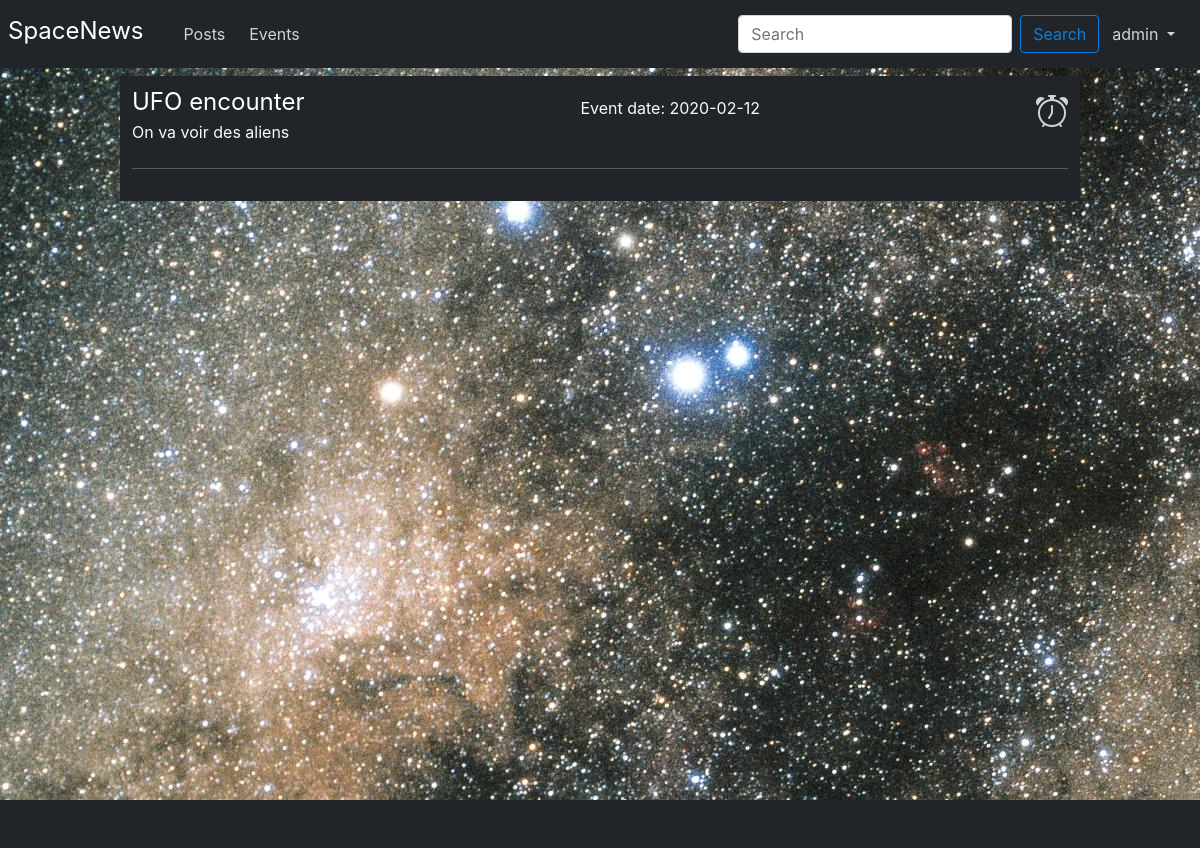
/events (signed in), run on the app's committed database.
### tables this page shows
CREATE TABLE Role(
   id_role INTEGER PRIMARY KEY AUTOINCREMENT,
   role_name TEXT
);

CREATE TABLE Events(
   id_event INTEGER PRIMARY KEY AUTOINCREMENT,
   title_event TEXT NOT NULL,
   content_event TEXT,
   event_date DATETIME NOT NULL
);

### main.py (the view)
@main.route('/events')
def events():
    co = get_db_connection()
    cur = co.cursor()
    cur.execute("SELECT * FROM Events ORDER BY event_date")
    events = cur.fetchall()
    co.close()
    return render_template('events.html', events=events)

### __init__.py (called while the page is built)
def get_db_connection():
    conn = sqlite3.connect('project/database.db')
    conn.row_factory = sqlite3.Row
    return conn

def get_perm(right):
    co = get_db_connection()
    cur = co.cursor()
    cur.execute("SELECT rights_name FROM Users NATURAL JOIN Role NATURAL JOIN Posses NATURAL JOIN RIGHTS WHERE email=?",
                (session.get('email'),))
    rights = cur.fetchall()
    co.close()
    for r in rights:
        print(r[0])
        if r[0] == right:
            return True
    return False

def get_role(need_role):
    co = get_db_connection()
    cur = co.cursor()
    cur.execute("SELECT role_name FROM Users NATURAL JOIN Role WHERE email=?",
                (session.get('email'),))
    role = cur.fetchone()
    co.close()
    if role and role[0] == need_role:
        return True
    else:
        return False

def event_follow(id_event):
    co = get_db_connection()
    cur = co.cursor()
    cur.execute("SELECT * FROM Selected WHERE email=? AND id_event=?", (session.get('email'), id_event))
    followed = cur.fetchone()
    co.close()
    if followed:
        return True
    return False

### templates/events.html
{% extends 'base.html' %}
{% block content %}
{% for event in events %}
<div class="d-flex justify-content-between">
    <a>
        <h2 class="title_post">{{ event['title_event'] }}</h2>
    </a>
    <span class="text-light mt-2" style="color: lightgray">Event date: {{ event['event_date'] }}</span>
    {% if event_follow(event['id_event']) %}
    <a href="{{ url_for('main.unfollow',id_event=event['id_event']) }}"
       class="bi bi-alarm-fill" style="height: 1em; width: 1em; font-size: 2rem; color: lightgray"></a>
    {% else %}
    <a href="{{ url_for('main.follow',id_event=event['id_event']) }}"
       class="bi bi-alarm" style="height: 1em; width: 1em; font-size: 2rem; color: lightgray"></a>
    {% endif %}
</div>
<p class="text-light ">{{ event['content_event'] }}</p>
<hr style="color: lightgray">
{% endfor %}
{% endblock %}

### templates/base.html (shortened to what this page needs)
<!doctype html>
<html lang="fr">
<head>
    <link href="https://cdn.jsdelivr.net/npm/bootstrap@5.1.3/dist/css/bootstrap.min.css" rel="stylesheet"
>
    <link rel="stylesheet" href="{{ url_for('static',filename='css/style.css') }}">
    <link rel="stylesheet" href="https://cdnjs.cloudflare.com/ajax/libs/bulma/0.7.2/css/bulma.min.css"/>
    <link rel="stylesheet" href="https://cdn.jsdelivr.net/npm/bootstrap-icons@1.7.2/font/bootstrap-icons.css">
</head>
<body>
<div class="background">
    <nav class="navbar navbar-expand-lg navbar-dark bg-dark mb-2">
        <a class="navbar-brand ms-2" style="font-size: 150%" href="{{ url_for('main.index') }}">SpaceNews</a>
        <div class="container-fluid d-flex justify-content-between">
            <div class="collapse navbar-collapse " id="navbarNavAltMarkup">
                <div class="navbar-nav ">
                    <a class="navbar-item bg-dark" style="color: lightgray" href="{{ url_for('main.index') }}">Posts</a>
                    <a class="navbar-item bg-dark" style="color: lightgray" href="{{ url_for('main.events') }}">Events</a>
                </div>
            </div>
            <form class="d-flex navbar-nav" action="{{ url_for('main.index') }}" method="post">
                <input class="form-control me-2" type="search" name="search" placeholder="Search" aria-label="Search">
                <button class="btn btn-outline-secondary my_button" type="submit">
                    Search
                </button>
            </form>
            <div class="navbar-nav">
                {% if session['email'] %}
                <div class="dropdown">
                    <button class="btn dropdown-toggle" style="color: lightgray" type="button"
                            data-bs-toggle="dropdown">
                        {{ session['name'] }}
                    </button>
                </div>
                {% else %}
                <a class="btn btn-dark" href="{{ url_for('auth.login') }}">Login</a>
                {% endif %}
            </div>
        </div>
    </nav>
    <div class="container bg-dark pt-3 pb-2">
        {% block content %} {% endblock %}
    </div>
</div>
<footer class="bd-footer py-5 bg-dark">
</footer>
</body>
</html>

### static/css/style.css (style rules this page uses)
.title_post { font-size: 150%; color: white; }
.background { background-image: url("deep_space.jpg"); background-attachment: fixed; min-height: 100%; padding-bottom: 10px; }
.my_button { border-color: #097EE5; color: #097EE5 }
html, body { height: 100%; }

### data on the page
Role: name "admin"
Events: title_event "UFO encounter", event_date "2020-02-12", content_event "On va voir des aliens"
